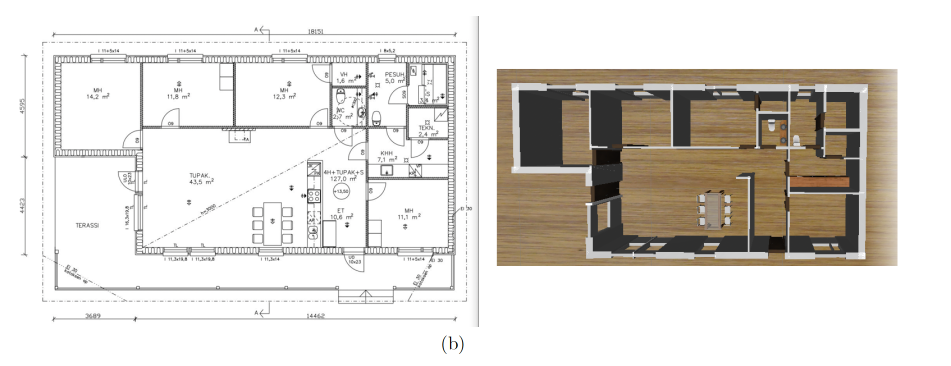
#> input picture images/example1.png, 1902 x 732 px (shown at 1/2 size); its folder holds only this picture in this run
$ python -i symbol_detector.py   (imports and definitions only)
#> lines starting #> are read from the running program, lines starting #| are printed output that depends on the picture; after the words box and inside, x2 and y2 are one past the last pixel; in counts of white or black regions, pixels touching at a corner belong together
import cv2, numpy as np, math
from pathlib import Path
import time
import unicodedata

# Helper to rotate without cropping (placed BEFORE template loading)
import cv2
import numpy as np

# [11 lines left out: function _rotate_image_bound, not called in this run]

# -------------------------
# Load templates (only camera / sensor icons)
# -------------------------
ICON_DIR = Path(__file__).resolve().parent / "assets" / "icons"  # single folder with all PNGs
TEMPLATES = {}

# ------------------
# Debug flag
# ------------------
DEBUG_LOAD = True  # set True to print why templates are kept / discarded

# [9 lines left out: function _categorize_icon, not called in this run]

CLASS_MAP = {}
DISPLAY_NAME = {}

# [45 lines not run here, left out]

# Precompute template areas for quick size checks
TEMPLATE_SIZES = {name: tmpl.shape[:2] for name, tmpl in TEMPLATES.items()}  # (h, w)

# Scale variants to try per template (relative to detected global scale)
SCALE_VARIANTS = [0.8, 1.0, 1.25]

# [9 lines left out: function _resize_image_keep_ratio, not called in this run]

def nms(boxes, scores, iou_thres=0.3):
    """ simple non-max suppression on [y1,x1,y2,x2] """
    # If boxes is None or empty, bail out immediately
    if boxes is None or len(boxes) == 0:
        return []
    boxes = np.array(boxes)
    scores = np.array(scores)
    idxs = scores.argsort()[::-1]
    keep = []
    while idxs.size > 0:
        i = idxs[0]
        keep.append(i)
        yy1 = np.maximum(boxes[i,0], boxes[idxs[1:],0])
        xx1 = np.maximum(boxes[i,1], boxes[idxs[1:],1])
        yy2 = np.minimum(boxes[i,2], boxes[idxs[1:],2])
        xx2 = np.minimum(boxes[i,3], boxes[idxs[1:],3])
        inter = np.maximum(0, yy2-yy1) * np.maximum(0, xx2-xx1)
        area_i = (boxes[i,2]-boxes[i,0])*(boxes[i,3]-boxes[i,1])
        area_j = (boxes[idxs[1:],2]-boxes[idxs[1:],0])*(boxes[idxs[1:],3]-boxes[idxs[1:],1])
        iou = inter / (area_i + area_j - inter + 1e-6)
        idxs = idxs[1:][np.less_equal(iou, iou_thres)]
    return keep

# [73 lines left out: function detect_icons, not called in this run]

# Debug: show loaded template names once at import
# [1 line not run here, left out]

# ------------------
# ORB feature setup
# ------------------

# Create ORB detector once (fast binary descriptors)
_ORB = cv2.ORB_create(500)
_BF = cv2.BFMatcher(cv2.NORM_HAMMING, crossCheck=True)

# For each retained template build keypoints & descriptors (use edge image for robustness)
TEMPLATE_KP = {}
TEMPLATE_DES = {}
# [16 lines not run here, left out]

# [72 lines left out: function detect_icons_orb, not called in this run]

def detect_icons_shape(rgb_image, debug=False, min_area=25, max_area=400, min_ar=0.6, max_ar=1.4):
    """Detects small, roughly-square/circular contours as icon candidates (template-free). Returns (bbox, class_id, score=1.0)."""
#> called with debug = False, min_area = 25, max_area = 400, min_ar = 0.6, max_ar = 1.4
    import cv2
    import numpy as np

    # Convert to grayscale and enhance contrast
    gray = cv2.cvtColor(rgb_image, cv2.COLOR_RGB2GRAY)
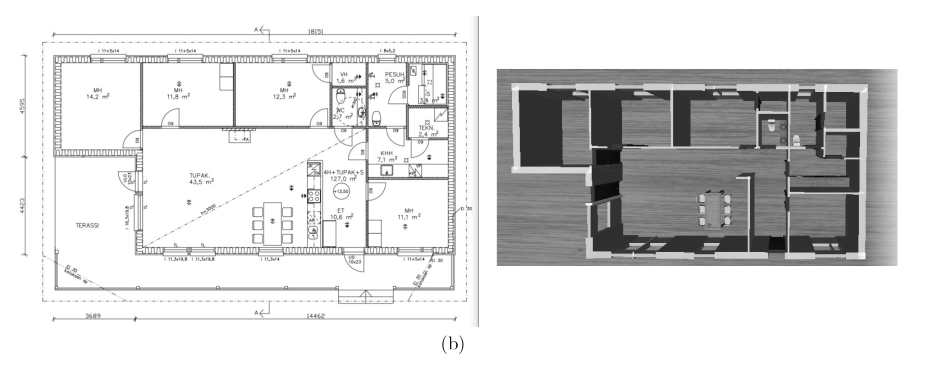
#> gray: shape (732, 1902) (shown at 1/2 size); min 0, max 255, mean 218.2

    # Multi-scale detection to handle different symbol sizes
    scales = [1.0, 1.5, 2.0]  # Try larger scales to better detect small symbols
    detections = []

    for scale in scales:
        if scale != 1.0:
            scaled = cv2.resize(gray, None, fx=scale, fy=scale, interpolation=cv2.INTER_CUBIC)
        else:
            scaled = gray

        # Use simple thresholding first to find dark symbols
        _, binary = cv2.threshold(scaled, 180, 255, cv2.THRESH_BINARY_INV)

        # Also try adaptive thresholding
        binary2 = cv2.adaptiveThreshold(scaled, 255, cv2.ADAPTIVE_THRESH_GAUSSIAN_C,
                                      cv2.THRESH_BINARY_INV, 11, 2)

        # Combine both thresholding results
        binary = cv2.bitwise_or(binary, binary2)

        # Clean up noise while preserving small circles
        kernel = np.ones((2,2), np.uint8)
        binary = cv2.morphologyEx(binary, cv2.MORPH_OPEN, kernel)

        # Find contours on both binary images
        contours, _ = cv2.findContours(binary, cv2.RETR_EXTERNAL, cv2.CHAIN_APPROX_SIMPLE)

        for cnt in contours:
            # Scale back coordinates
            cnt = (cnt / scale).astype(np.float32)

            area = cv2.contourArea(cnt)
            if area < min_area or area > max_area:
                continue

            # Get bounding box and check aspect ratio
            x, y, w, h = cv2.boundingRect(cnt)
            ar = w / h if h > 0 else 0
            if not (min_ar <= ar <= max_ar):
                continue

            # Check circularity
            perimeter = cv2.arcLength(cnt, True)
            circularity = 4 * np.pi * area / (perimeter * perimeter) if perimeter > 0 else 0
            if circularity < 0.5:  # More lenient circularity for small symbols
                continue

            # Check if there's content inside (numbers)
            mask = np.zeros(gray.shape, dtype=np.uint8)
            cv2.drawContours(mask, [cnt.astype(np.int32)], -1, 255, -1)
            roi = cv2.bitwise_and(gray, gray, mask=mask)
            mean_val = cv2.mean(roi, mask=mask)[0]
            if mean_val > 240 or mean_val < 50:  # Must have some contrast inside
                continue

            # Convert to MRCNN format [y1, x1, y2, x2]
            bbox = [float(y), float(x), float(y + h), float(x + w)]
            detections.append((bbox, 4, 1.0))  # class 4 = camera

            if debug:
                print(f"Found camera at {bbox} (area={area:.1f}, ar={ar:.2f}, circ={circularity:.2f}, val={mean_val:.1f})")
#> this loop made 3 passes
#> pass 1, in detect_icons_shape, `_, binary = cv2.threshold(scaled, 180, 255, cv2.THRESH_BINARY_INV)`:
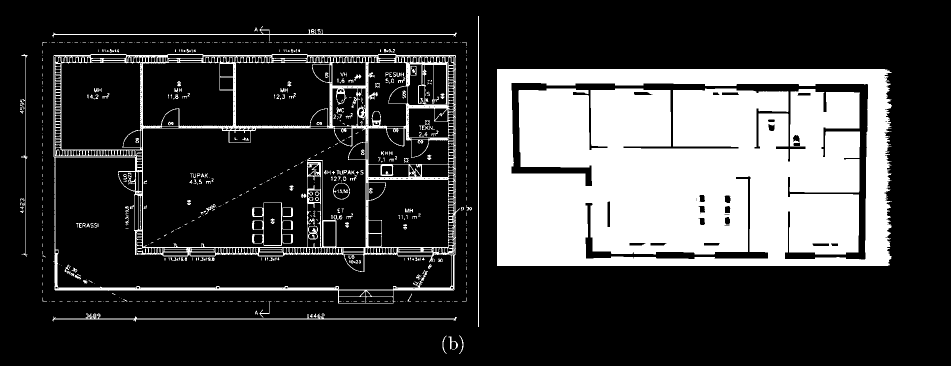
#> binary: shape (732, 1902) (shown at 1/2 size); 23.9% white; 634 white regions (475 under 20 px), largest, box (x1, y1, x2, y2) and area: (994, 138, 1784, 532) 276636, (107, 108, 920, 607) 40620, (104, 627, 914, 643) 1898
#> pass 1, in detect_icons_shape, `binary2 = cv2.adaptiveThreshold(scaled, 255, cv2.ADAPTIVE_THRESH_GAUSS..`:
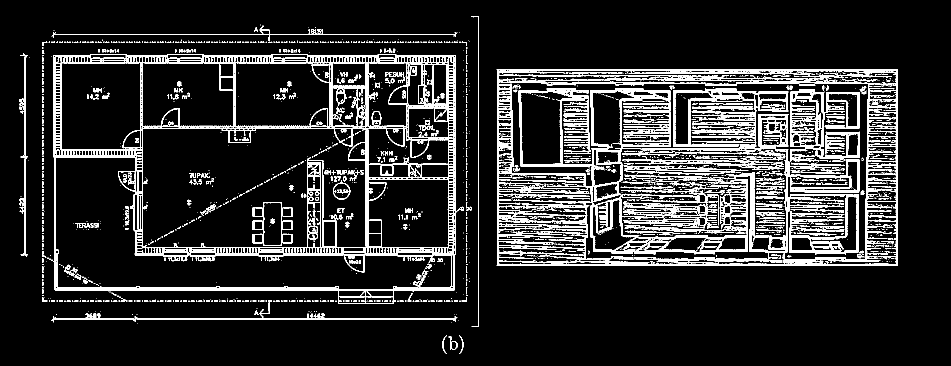
#> binary2: shape (732, 1902) (shown at 1/2 size); 12.9% white; 2531 white regions (2052 under 20 px), largest, box (x1, y1, x2, y2) and area: (993, 138, 1795, 532) 74863, (106, 108, 920, 608) 43529, (1580, 178, 1720, 319) 6756
#> pass 1, in detect_icons_shape, `binary = cv2.bitwise_or(binary, binary2)`:
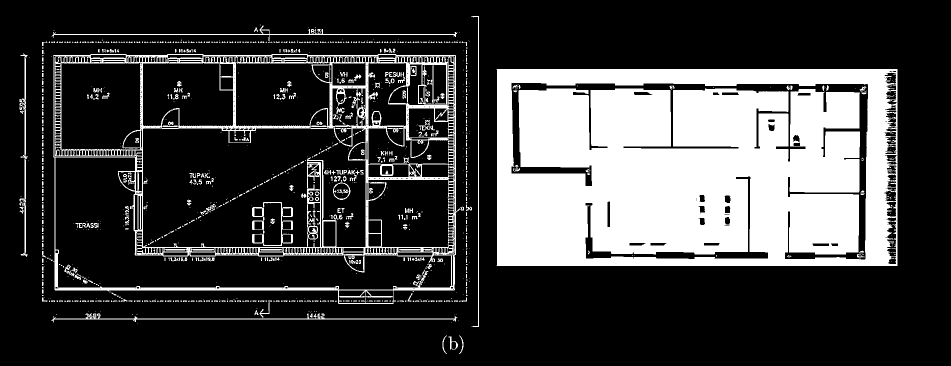
#> binary: shape (732, 1902) (shown at 1/2 size); 25.2% white; 1056 white regions (815 under 20 px), largest, box (x1, y1, x2, y2) and area: (993, 138, 1795, 532) 278918, (106, 108, 920, 608) 47411, (103, 627, 915, 645) 1990
#> pass 1, in detect_icons_shape, `binary = cv2.morphologyEx(binary, cv2.MORPH_OPEN, kernel)`:
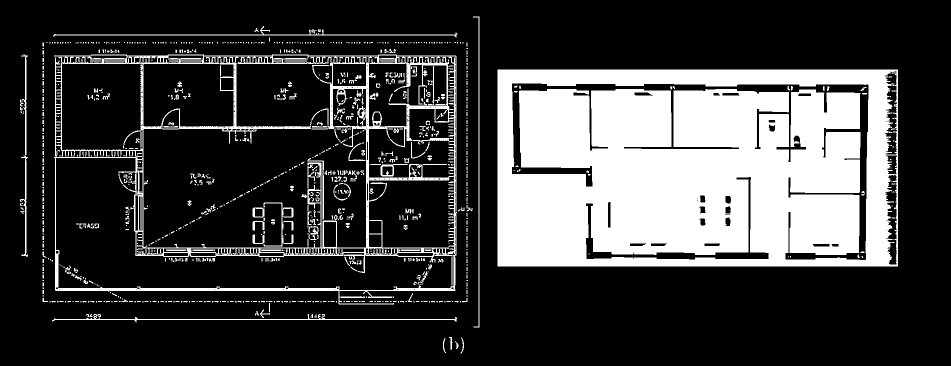
#> binary: shape (732, 1902) (shown at 1/2 size); 24.8% white; 1096 white regions (758 under 20 px), largest, box (x1, y1, x2, y2) and area: (995, 139, 1796, 533) 278343, (108, 109, 914, 609) 38460, (104, 628, 914, 645) 1842
#> after the loop:
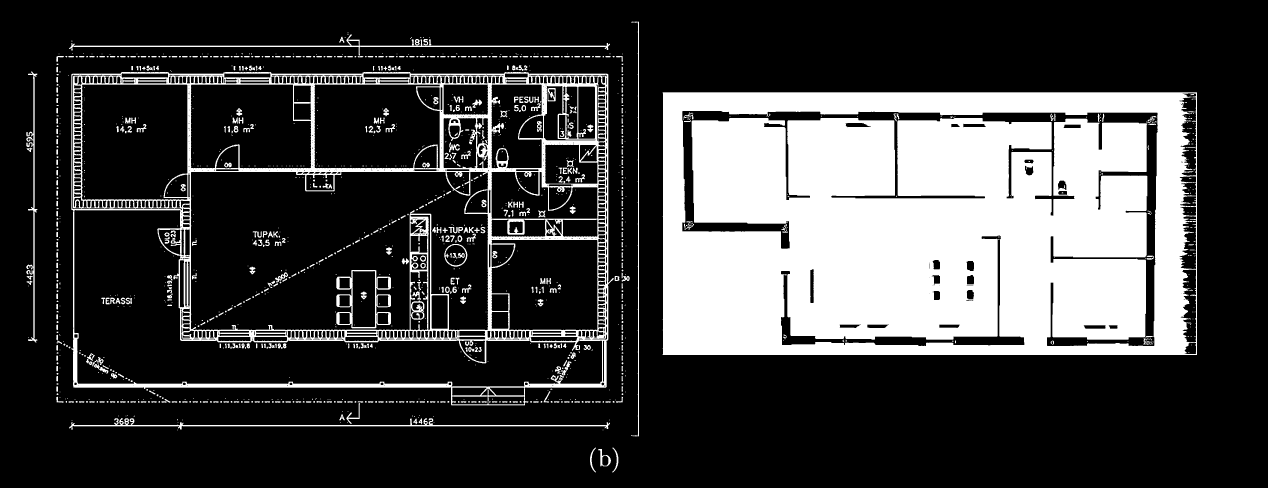
#> binary: shape (1464, 3804) (shown at 1/3 size); 24.9% white; 1405 white regions (717 under 20 px), largest, box (x1, y1, x2, y2) and area: (1988, 277, 3591, 1065) 1115073, (214, 216, 1841, 1216) 183987, (207, 1254, 1830, 1290) 7805
#> after the loop:
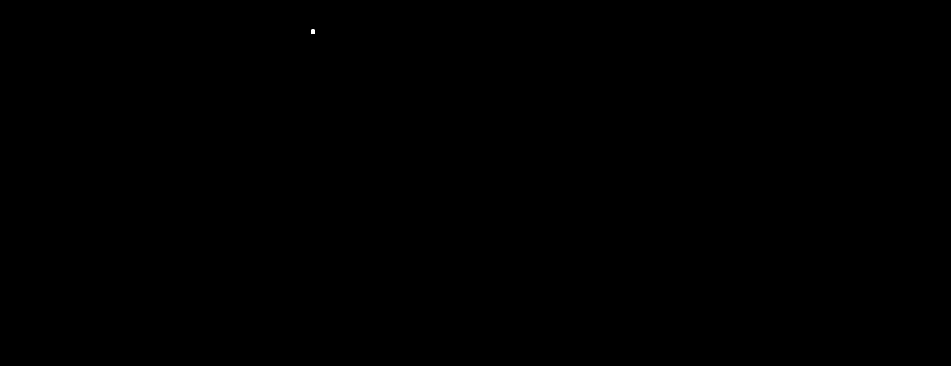
#> mask: shape (732, 1902) (shown at 1/2 size); 0% white; 1 white region, box (x1, y1, x2, y2) and area: (622, 58, 630, 68) 67
#> after the loop, cnt = [[947.5, 32.5], [947, 33], [947, 33.5], [948, 33.5], [948.5, 33], [949, 33.5], [950, 33.5], [950, 32.5]]; detections = [([59, 623, 67, 630], 4, 1), ([414, 922, 422, 929], 4, 1), ([58, 622, 68, 629], 4, 1), ([414, 922, 422, 929], 4, 1), ([98, 768, 106, 774], 4, 1), ([58, 622, 68, 630], 4, 1)]

    # Apply NMS to remove overlaps
    if detections:
        boxes = np.array([d[0] for d in detections])
#> boxes = [[59, 623, 67, 630], [414, 922, 422, 929], [58, 622, 68, 629], [414, 922, 422, 929], [98, 768, 106, 774], [58, 622, 68, 630]]
        scores = np.array([d[2] for d in detections])
#> scores = [1, 1, 1, 1, 1, 1]
        keep = nms(boxes, scores, iou_thres=0.3)
#> in nms, `idxs = scores.argsort()[::-1]`: idxs = [5, 4, 3, 2, 1, 0]
#> the loop in nms, `while idxs.size > 0:` made 3 passes
#> (i, yy1, xx1, yy2, xx2, inter, area_i, area_j) on pass 1: (5, [98, 414, 58, 414, 59], [768, 922, 622, 922, 623], [68, 68, 68, 68, 67], [630, 630, 629, 630, 630], [0, 0, 70, 0, 56], 80, [48, 56, 70, 56, 56])
#> (i, yy1, xx1, yy2, xx2, area_i, area_j, iou) on pass 2: (4, [414, 414], [922, 922], [106, 106], [774, 774], 48, [56, 56], [0, 0])
#> after the loop in nms, `while idxs.size > 0:`: idxs = empty array; keep = [5, 4, 3]
#> keep = [5, 4, 3]
        detections = [detections[i] for i in keep]
#> detections = [([58, 622, 68, 630], 4, 1), ([98, 768, 106, 774], 4, 1), ([414, 922, 422, 929], 4, 1)]

    if debug:
        print(f"detect_icons_shape: found {len(detections)} camera symbols")

    return detections

>>> import cv2
>>> picture = cv2.cvtColor(cv2.imread('images/example1.png'), cv2.COLOR_BGR2RGB)
>>> result = detect_icons_shape(picture)
#> result has the same summary as detections in detect_icons_shape

$ run again, on images/handDrawn.png
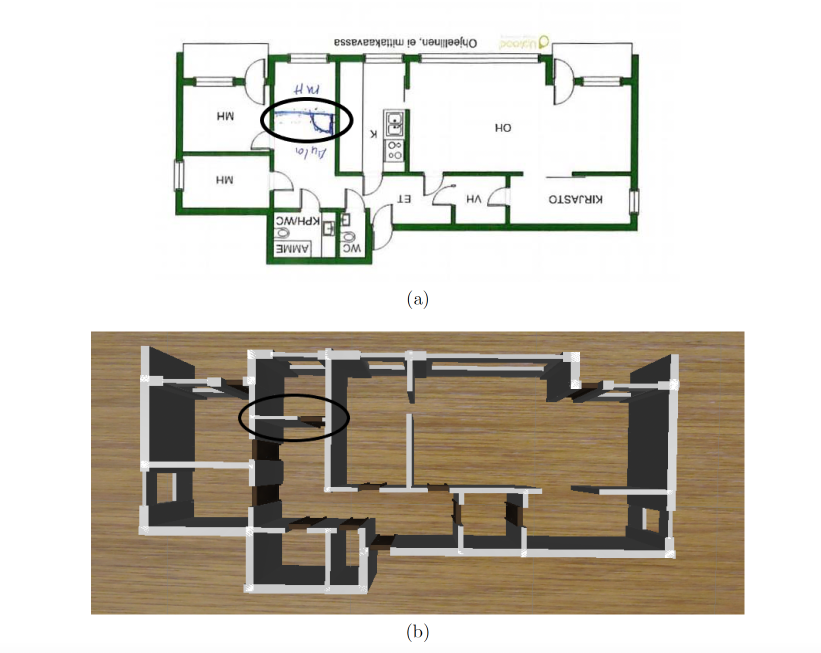
#> input picture images/handDrawn.png, 1642 x 1306 px (shown at 1/2 size)
#> the loop in detect_icons_shape, `for scale in scales:` made 3 passes
#> pass 1, in detect_icons_shape, `binary2 = cv2.adaptiveThreshold(scaled, 255, cv2.ADAPTIVE_THRESH_GAUSS..`:
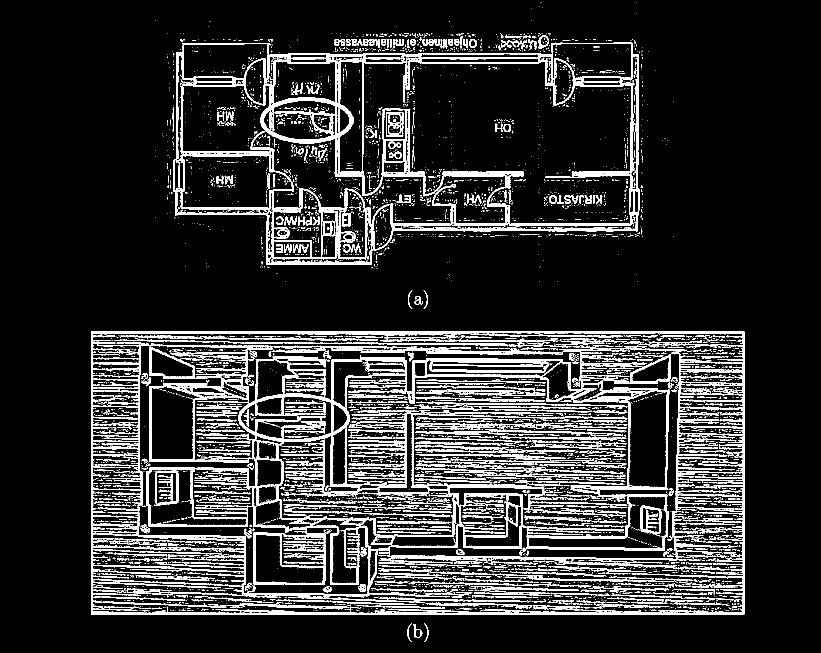
#> binary2: shape (1306, 1642) (shown at 1/2 size); 14.4% white; 6413 white regions (5561 under 20 px), largest, box (x1, y1, x2, y2) and area: (182, 663, 1489, 1229) 133598, (347, 85, 1280, 530) 49851, (507, 1060, 651, 1170) 3542
#> after the loop in detect_icons_shape, `for scale in scales:`:
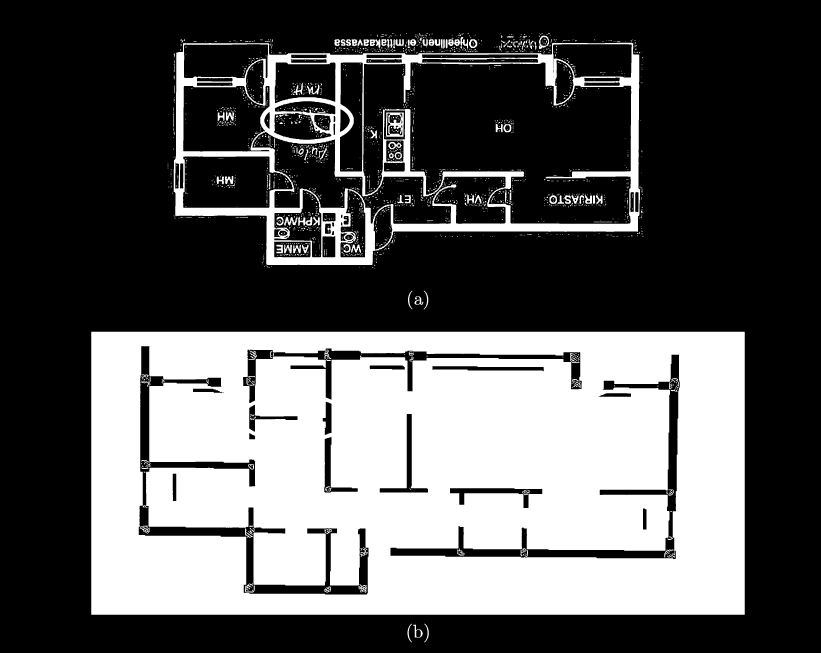
#> binary: shape (2612, 3284) (shown at 1/4 size); 35.4% white; 2317 white regions (1864 under 20 px), largest, box (x1, y1, x2, y2) and area: (365, 1327, 2979, 2459) 2691745, (695, 171, 2561, 1060) 270324, (1544, 450, 1616, 547) 3665
#> after the loop in detect_icons_shape, `for scale in scales:`: cnt = [[785, 66.5], [784.5, 67], [784.5, 67.5], [785.5, 67.5], [786, 67], [786.5, 67], [786.5, 66.5]]; detections = 16 items
#> in detect_icons_shape, `boxes = np.array([d[0] for d in detections])`: boxes = 16 rows, first 6: [79, 938, 97, 955], [79, 858, 92, 869], [72, 1078, 99, 1099], [78, 938, 97, 955], [78, 908, 93, 921], [78, 896, 92, 907]
#> in detect_icons_shape, `scores = np.array([d[2] for d in detections])`: scores = [1, 1, 1, 1, 1, 1, 1, 1, 1, 1, 1, 1, 1, 1, 1, 1]
#> in nms, `idxs = scores.argsort()[::-1]`: idxs = [15, 14, 13, 12, 11, 10, 9, 8, 7, 6, 5, 4, 3, 2, 1, 0]
#> the loop in nms, `while idxs.size > 0:` made 8 passes
#> (i, yy1, xx1, yy2, xx2, inter, area_i, area_j) on passes 2 to 3: (14, [78, 78, 78, 78, 78, 78, 78, 78, 78, 78, 79, 79], [703, 857, 938, 669, 703, 820, 857, 896, 908, 938, 858, 938], [92, 92, 92, 92, 92, 92, 92, 92, 92, 92, 92, 92], [680, 680, 680, 680, 680, 680, 680, 680, 680, 680, 680, 680], [0, 0, 0, 154, 0, 0, 0, 0, 0, 0, 0, 0], 154, [168, 168, 306, 168, 168, 182, 168, 154, 195, 323, 143, 306]), (13, [78, 78, 78, 78, 78, 78, 78, 78, 79, 79], [857, 938, 703, 820, 857, 896, 908, 938, 858, 938], [92, 92, 92, 92, 92, 92, 92, 92, 92, 92], [715, 715, 715, 715, 715, 715, 715, 715, 715, 715], [0, 0, 168, 0, 0, 0, 0, 0, 0, 0], 168, [168, 306, 168, 182, 168, 154, 195, 323, 143, 306])
#> after the loop in nms, `while idxs.size > 0:`: idxs = empty array; keep = [15, 14, 13, 12, 11, 7, 5, 4]
#> in detect_icons_shape, `detections = [detections[i] for i in keep]`: detections = [([71, 1078, 98, 1098], 4, 1), ([78, 669, 92, 680], 4, 1), ([78, 703, 92, 715], 4, 1), ([78, 857, 92, 869], 4, 1), ([78, 938, 96, 955], 4, 1), ([78, 820, 92, 833], 4, 1), ([78, 896, 92, 907], 4, 1), ([78, 908, 93, 921], 4, 1)]
#> result has the same summary as detections in detect_icons_shape
